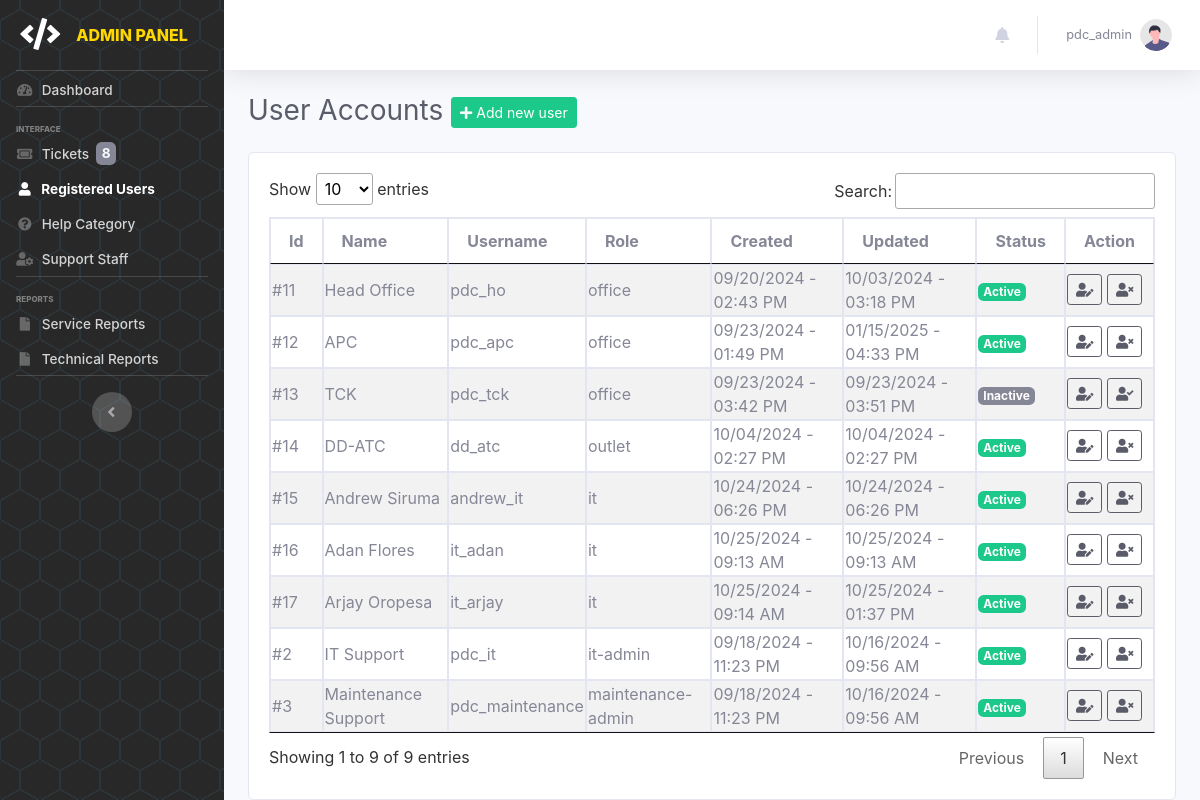
The app's page /pages/admin/users (signed in), older data.
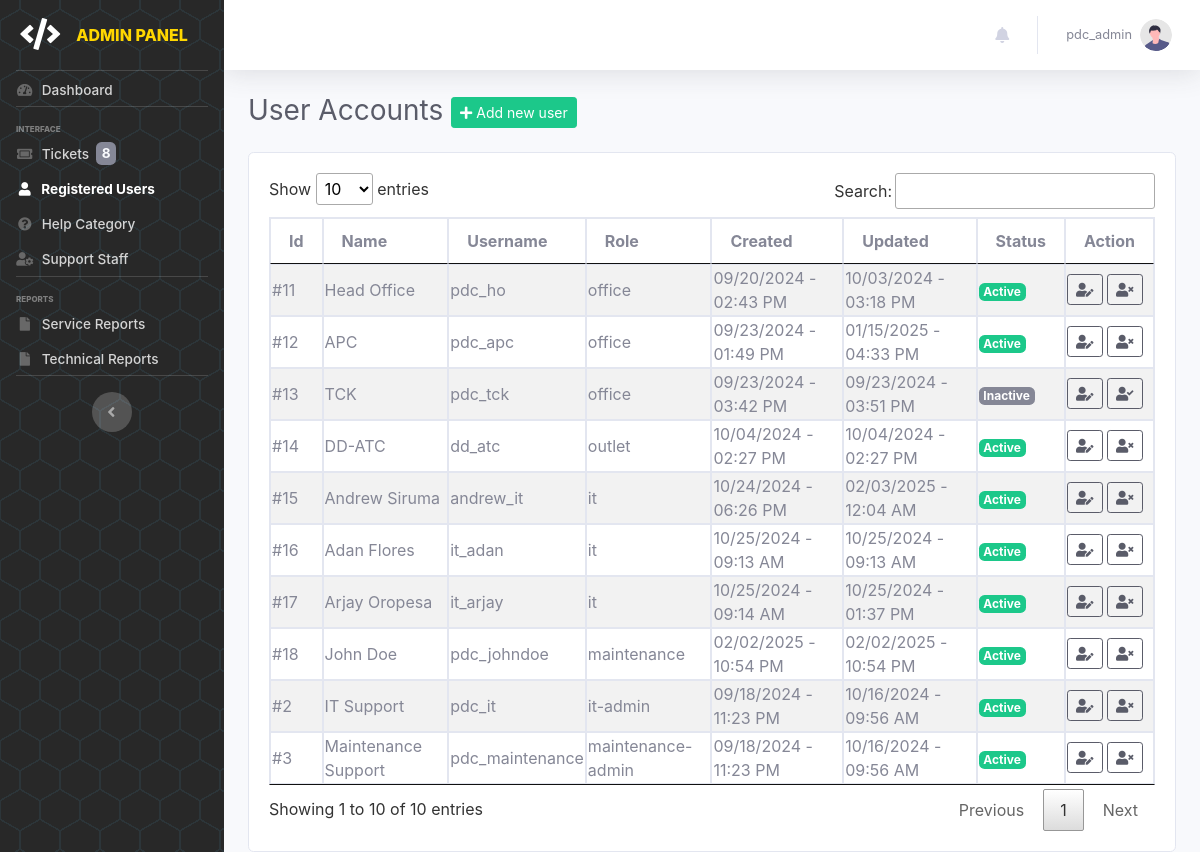
The same page, newer data.
### tables this page shows
CREATE TABLE `tbl_useraccounts` (
  `id` int(11) NOT NULL,
  `name` varchar(100) NOT NULL,
  `username` varchar(100) NOT NULL,
  `password` varchar(255) NOT NULL,
  `role` enum('admin','it-admin','maintenance-admin','office','outlet','it','maintenance') NOT NULL,
  `status` enum('Active','Inactive') NOT NULL DEFAULT 'Active',
  `created` datetime(6) DEFAULT current_timestamp(6),
  `updated` datetime(6) DEFAULT current_timestamp(6) ON UPDATE current_timestamp(6)
);

### pages/admin/admin.users.php (the view, shortened to what this page needs)
<?php include('admin.header.php'); ?>
    <div class="container-fluid">
        <div class="d-sm-flex align-items-center justify-content-between mb-4">
            <h1 class="h3 mb-0 text-gray-800">User Accounts&nbsp;<a href="add-user" class="btn btn-sm btn-success"><i class="fas fa-plus"></i> Add new user</a></h1>
        </div>
        <div class="card mt-4">
            <div class="card-body">
                <div class="table-responsive">
                    <table class="table table-bordered table-striped table-sm w-100" id="acctbl">
                        <thead>
                            <tr>
                                <th>Id</th>
                                <th>Name</th>
                                <th>Username</th>
                                <th>Role</th>
                                <th>Created</th>
                                <th>Updated</th>
                                <th>Status</th>
                                <th>Action</th>
                            </tr>
                        </thead>
                        <tbody>
                            <?php
                                $user_qry = mysqli_query($conn, "SELECT * FROM tbl_useraccounts WHERE id != '1'");
                                while($rows=mysqli_fetch_array($user_qry)){
                                    $createDT = new DateTime($rows["created"]);
                                    $updateDT = new DateTime($rows["updated"]);
                            ?>
                                <tr>
                                    <td>#<?php echo $rows["id"]; ?></td>
                                    <td><?php echo $rows["name"]; ?></td>
                                    <td><?php echo $rows["username"]; ?></td>
                                    <td><?php echo $rows["role"]; ?></td>
                                    <td><?php echo $formattedDate = $createDT->format('m/d/Y - h:i A'); ?></td>
                                    <td><?php echo $formattedDate = $updateDT->format('m/d/Y - h:i A'); ?></td>
                                    <td>
                                        <span class="badge text-white <?php echo $rows["status"] == 'Active' ? 'bg-success' : 'bg-secondary'; ?>">
                                            <?php echo ucfirst($rows["status"]); ?>
                                        </span>
                                    </td>
                                    <td>
                                        <a class="btn btn-sm btn-outline-dark" href="edit-user?id=<?php echo $rows['id']; ?>" title="Edit User"><i class="fas fa-user-edit"></i></a>
                                        <?php if ($rows['status'] == 'Active') { ?>
                                            <a class="btn btn-sm btn-outline-dark" href="user-status?id=<?php echo $rows['id']; ?>&status=Inactive" title="Deactivate User">
                                                <i class="fas fa-user-times"></i>
                                            </a>
                                        <?php } else { ?>
                                            <a class="btn btn-sm btn-outline-dark" href="user-status?id=<?php echo $rows['id']; ?>&status=Active" title="Activate User">
                                                <i class="fas fa-user-check"></i>
                                            </a>
                                        <?php } ?>
                                    </td>
                                </tr>
                            <?php } ?>
                        </tbody>
                    </table>
                </div>
            </div>
        </div>
    </div>
<?php include('admin.footer.php'); ?>

### pages/index.php (shortened to what this page needs)
<?php
$page = isset($_GET['page']) ? $_GET['page'] : 'home';
if (strpos($page, 'admin/') === 0) {
    $admin_page = str_replace('admin/', '', $page);
    if ($_SERVER['REQUEST_METHOD'] === 'POST') {
        switch ($admin_page) {
            case 'edit-profile':
                include 'admin/process.profile-edit.php';
                break;
            case 'update-adpassw':
                include 'admin/process.admin-passw.php';
                break;
            case 'add-user':
                include 'admin/process.register.php';
                break;
            case 'edit-user':
                include 'admin/process.edit.user.php';
                break;
            case 'update-userpassw':
                include 'admin/process.reset.php';
                break;
            case 'add-category':
                include 'admin/process.add-category.php';
                break;
            case 'edit-category':
                include 'admin/process.edit-categ.php';
                break;
            case 'add-itemlist':
                include 'admin/process.add-itemlist.php';
                break;
            case 'ticket-approval':
                include 'admin/process.ticket-approval.php';
                break;
            case 'reject-ticket':
                include 'admin/process.ticket-decline.php';
                break;
            case 'resched-ticket':
                include 'admin/process.resched-ticket.php';
                break;
            case 'reassign-ticket':
                include 'admin/process.reassign-ticket.php';
                break;
            case 'edit-tc':
                include 'admin/process.edit-tc.php';
                break;
            case 'edit-pl':
                include 'admin/process.edit-pl.php';
                break;
            case 'update-treport':
                include 'admin/process.update-report.php';
                break;
        }
    } else {
        switch ($admin_page) {
            case 'users':
                include 'admin/admin.users.php';
                break;
        }
    }
}
?>

### pages/admin/admin.header.php (shortened to what this page needs)
<?php
include('../includes/connection.php');
$ticketcnt_qry = $conn->query("SELECT COUNT(*) AS ticket_count FROM tbl_tickets WHERE status = '1' OR status = '2' OR status = '4'");
if ($ticketcnt_qry) {
    $ticketcnt_res = $ticketcnt_qry->fetch_assoc();
    $ticket_cnt = $ticketcnt_res['ticket_count'];
}
?>
<!DOCTYPE html>
<html lang="en">
    <head>
        <link href="../../assets/vendor/bootstrap-icons/bootstrap-icons.css" rel="stylesheet">
        <link href="../../assets/vendor/fontawesome/css/all.min.css" rel="stylesheet">
        <link href="../../assets/vendor/swiper/swiper-bundle.min.css" rel="stylesheet">
        <link href="../../assets/vendor/datatables/jquery.dataTables.min.css" rel="stylesheet">
        <link rel="stylesheet" href="https://stackpath.bootstrapcdn.com/font-awesome/4.7.0/css/font-awesome.min.css">
        <link href="../../assets/css/main.style.css" rel="stylesheet">
    </head>
    <body id="page-top">
        <div id="wrapper">
            <ul class="navbar-nav sidebar sidebar-dark accordion" id="accordionSidebar">
                <a class="sidebar-brand d-flex align-items-center justify-content-center" href="dashboard">
                    <div class="sidebar-brand-icon">
                        <i class="fas fa-code"></i>
                    </div>
                    <div class="sidebar-brand-text mx-3" style="color: #FFD700;">ADMIN PANEL</div>
                </a>
                <hr class="sidebar-divider my-0">
                <li class="nav-item <?php echo ($page == 'admin/dashboard') ? 'active' : ''; ?>">
                    <a class="nav-link" href="dashboard">
                        <i class="fas fa-fw fa-tachometer-alt fa-sm"></i>
                        <span>Dashboard</span>
                    </a>
                </li>
                <hr class="sidebar-divider">
                <div class="sidebar-heading">
                    Interface
                </div>
                <li class="nav-item <?php echo in_array($page, ['admin/ticket', 'admin/view-ticket', 'admin/ticket-approval', 'admin/edit-report', 'admin/view-report']) ? 'active' : ''; ?>">
                    <a class="nav-link" href="ticket">
                        <i class="fas fa-fw fa-ticket-alt fa-sm"></i>
                        <span>Tickets&nbsp;
                            <?php if ($ticket_cnt > 0) { ?>
                                <span class="badge bg-secondary text-light">
                                    <?php echo ($ticket_cnt > 99) ? '99+' : $ticket_cnt; ?>
                                </span>
                            <?php } ?>
                        </span>
                    </a>
                </li>
                <li class="nav-item <?php echo in_array($page, ['admin/add-user', 'admin/edit-user', 'admin/users']) ? 'active' : ''; ?>">
                    <a class="nav-link" href="users">
                        <i class="fas fa-fw fa-user fa-sm"></i>
                        <span>Registered Users</span>
                    </a>
                </li>
                <li class="nav-item <?php echo in_array($page, ['admin/add-category', 'admin/help-categories','admin/item-list', 'admin/add-itemlist']) ? 'active' : ''; ?>">
                    <a class="nav-link" href="help-categories">
                        <i class="fas fa-fw fa-question-circle fa-sm"></i>
                        <span>Help Category</span>
                    </a>
                </li>
                <li class="nav-item <?php echo in_array($page, ['admin/personnels', 'admin/it']) ? 'active' : ''; ?>">
                    <a class="nav-link" href="personnels">
                        <i class="fas fa-fw fa-user-cog fa-sm"></i>
                        <span>Support Staff</span>
                    </a>
                </li>
                <hr class="sidebar-divider d-none d-md-block">
                <div class="sidebar-heading">
                    Reports
                </div>
                <li class="nav-item">
                    <a class="nav-link" href="service-report">
                        <i class="fas fa-fw fa-file fa-sm"></i>
                        <span>Service Reports</span>
                    </a>
                </li>
                <li class="nav-item">
                    <a class="nav-link" href="technical-report">
                        <i class="fas fa-fw fa-file fa-sm"></i>
                        <span>Technical Reports</span>
                    </a>
                </li>
                <hr class="sidebar-divider d-none d-md-block">
                <div class="text-center d-none d-md-inline">
                    <button class="rounded-circle border-0" id="sidebarToggle"></button>
                </div>
            </ul>
            <div id="content-wrapper" class="d-flex flex-column">
                <div id="content">
                    <?php include_once('admin.topbar.php');?>

### pages/admin/admin.topbar.php (shortened to what this page needs)
<nav class="navbar navbar-expand navbar-light bg-white topbar mb-4 static-top shadow">
<ul class="navbar-nav ml-auto">
    <li class="nav-item dropdown no-arrow position">
        <a class="nav-link dropdown-toggle" href="#" id="userDropdown" role="button" data-toggle="dropdown" aria-haspopup="true" aria-expanded="false">
            <i class="fas fa-bell"></i>
        </a>
    </li>
    <li class="nav-item dropdown no-arrow">
        <a class="nav-link dropdown-toggle" href="#" id="userDropdown" role="button"
            data-toggle="dropdown" aria-haspopup="true" aria-expanded="false">
    <span class="mr-2 d-none d-lg-inline text-gray-600 small"><?php echo $_SESSION['username']; ?></span>
            <img class="img-profile rounded-circle"
                src="../../img/undraw_profile.svg">
        </a>
    </li>
</ul>
</nav>

### pages/admin/admin.footer.php (shortened to what this page needs)
            </div>
        </div>
    </div>
</body>
</html>

Row changes from the older to the newer data that the page shows:
changed tbl_useraccounts "Andrew Siruma": updated "10/24/2024 - 06:26 PM" → "02/03/2025 - 12:04 AM"
added tbl_useraccounts: id "18", name "John Doe", username "pdc_johndoe", role "maintenance", created "02/02/2025 - 10:54 PM", updated "02/02/2025 - 10:54 PM", status "Active"
Text that changed along with them:
text written by a page script: "Show entries Search: Showing 1 to 9 of 9 entries Previous 1 Next" → "Show entries Search: Showing 1 to 10 of 10 entries Previous 1 Next"
